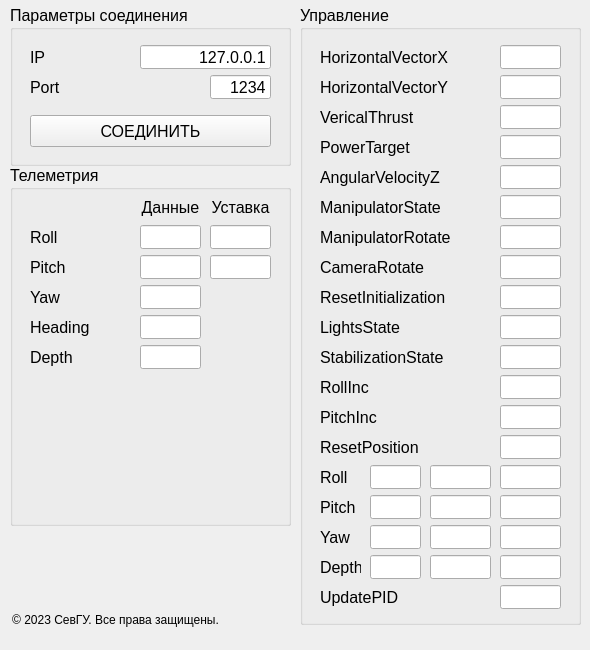
<?xml version="1.0" encoding="UTF-8"?>
<ui version="4.0">
 <class>MainWindow</class>
 <widget class="QMainWindow" name="MainWindow">
  <property name="geometry">
   <rect>
    <x>0</x>
    <y>0</y>
    <width>590</width>
    <height>650</height>
   </rect>
  </property>
  <property name="windowTitle">
   <string>MainWindow</string>
  </property>
  <widget class="QWidget" name="centralwidget">
   <widget class="QGroupBox" name="groupBoxConnection">
    <property name="geometry">
     <rect>
      <x>10</x>
      <y>5</y>
      <width>281</width>
      <height>161</height>
     </rect>
    </property>
    <property name="font">
     <font>
      <pointsize>12</pointsize>
     </font>
    </property>
    <property name="title">
     <string>Параметры соединения</string>
    </property>
    <widget class="QLineEdit" name="edIP">
     <property name="geometry">
      <rect>
       <x>130</x>
       <y>40</y>
       <width>131</width>
       <height>24</height>
      </rect>
     </property>
     <property name="text">
      <string>127.0.0.1</string>
     </property>
     <property name="alignment">
      <set>Qt::AlignRight|Qt::AlignTrailing|Qt::AlignVCenter</set>
     </property>
    </widget>
    <widget class="QLineEdit" name="edPort">
     <property name="geometry">
      <rect>
       <x>200</x>
       <y>70</y>
       <width>61</width>
       <height>24</height>
      </rect>
     </property>
     <property name="layoutDirection">
      <enum>Qt::LeftToRight</enum>
     </property>
     <property name="text">
      <string>1234</string>
     </property>
     <property name="alignment">
      <set>Qt::AlignRight|Qt::AlignTrailing|Qt::AlignVCenter</set>
     </property>
    </widget>
    <widget class="QLabel" name="labelIP">
     <property name="geometry">
      <rect>
       <x>20</x>
       <y>44</y>
       <width>30</width>
       <height>16</height>
      </rect>
     </property>
     <property name="text">
      <string>IP</string>
     </property>
    </widget>
    <widget class="QLabel" name="labelPort">
     <property name="geometry">
      <rect>
       <x>20</x>
       <y>74</y>
       <width>61</width>
       <height>16</height>
      </rect>
     </property>
     <property name="text">
      <string>Port</string>
     </property>
    </widget>
    <widget class="QPushButton" name="pushButtonConnect">
     <property name="geometry">
      <rect>
       <x>20</x>
       <y>110</y>
       <width>241</width>
       <height>32</height>
      </rect>
     </property>
     <property name="text">
      <string>СОЕДИНИТЬ</string>
     </property>
    </widget>
   </widget>
   <widget class="QGroupBox" name="gbControl">
    <property name="geometry">
     <rect>
      <x>300</x>
      <y>5</y>
      <width>281</width>
      <height>620</height>
     </rect>
    </property>
    <property name="font">
     <font>
      <pointsize>12</pointsize>
     </font>
    </property>
    <property name="title">
     <string>Управление</string>
    </property>
    <widget class="QLineEdit" name="edHorizontalVectorX">
     <property name="geometry">
      <rect>
       <x>200</x>
       <y>40</y>
       <width>61</width>
       <height>24</height>
      </rect>
     </property>
     <property name="font">
      <font>
       <pointsize>12</pointsize>
      </font>
     </property>
     <property name="alignment">
      <set>Qt::AlignRight|Qt::AlignTrailing|Qt::AlignVCenter</set>
     </property>
    </widget>
    <widget class="QLabel" name="lbHorizontalVectorX">
     <property name="geometry">
      <rect>
       <x>20</x>
       <y>40</y>
       <width>151</width>
       <height>24</height>
      </rect>
     </property>
     <property name="font">
      <font>
       <pointsize>12</pointsize>
      </font>
     </property>
     <property name="text">
      <string>HorizontalVectorX</string>
     </property>
    </widget>
    <widget class="QLineEdit" name="edHorizontalVectorY">
     <property name="geometry">
      <rect>
       <x>200</x>
       <y>70</y>
       <width>61</width>
       <height>24</height>
      </rect>
     </property>
     <property name="font">
      <font>
       <pointsize>12</pointsize>
      </font>
     </property>
     <property name="alignment">
      <set>Qt::AlignRight|Qt::AlignTrailing|Qt::AlignVCenter</set>
     </property>
    </widget>
    <widget class="QLabel" name="lbHorizontalVectorY">
     <property name="geometry">
      <rect>
       <x>20</x>
       <y>70</y>
       <width>151</width>
       <height>24</height>
      </rect>
     </property>
     <property name="font">
      <font>
       <pointsize>12</pointsize>
      </font>
     </property>
     <property name="text">
      <string>HorizontalVectorY</string>
     </property>
    </widget>
    <widget class="QLabel" name="lbAngularVelocityZ">
     <property name="geometry">
      <rect>
       <x>20</x>
       <y>160</y>
       <width>151</width>
       <height>24</height>
      </rect>
     </property>
     <property name="font">
      <font>
       <pointsize>12</pointsize>
      </font>
     </property>
     <property name="text">
      <string>AngularVelocityZ</string>
     </property>
    </widget>
    <widget class="QLineEdit" name="edAngularVelocityZ">
     <property name="geometry">
      <rect>
       <x>200</x>
       <y>160</y>
       <width>61</width>
       <height>24</height>
      </rect>
     </property>
     <property name="font">
      <font>
       <pointsize>12</pointsize>
      </font>
     </property>
     <property name="alignment">
      <set>Qt::AlignRight|Qt::AlignTrailing|Qt::AlignVCenter</set>
     </property>
    </widget>
    <widget class="QLabel" name="lbVericalThrust">
     <property name="geometry">
      <rect>
       <x>20</x>
       <y>100</y>
       <width>151</width>
       <height>24</height>
      </rect>
     </property>
     <property name="font">
      <font>
       <pointsize>12</pointsize>
      </font>
     </property>
     <property name="text">
      <string>VericalThrust</string>
     </property>
    </widget>
    <widget class="QLineEdit" name="edVericalThrust">
     <property name="geometry">
      <rect>
       <x>200</x>
       <y>100</y>
       <width>61</width>
       <height>24</height>
      </rect>
     </property>
     <property name="font">
      <font>
       <pointsize>12</pointsize>
      </font>
     </property>
     <property name="alignment">
      <set>Qt::AlignRight|Qt::AlignTrailing|Qt::AlignVCenter</set>
     </property>
    </widget>
    <widget class="QLabel" name="lbPowerTarget">
     <property name="geometry">
      <rect>
       <x>20</x>
       <y>130</y>
       <width>151</width>
       <height>24</height>
      </rect>
     </property>
     <property name="font">
      <font>
       <pointsize>12</pointsize>
      </font>
     </property>
     <property name="text">
      <string>PowerTarget</string>
     </property>
    </widget>
    <widget class="QLineEdit" name="edPowerTarget">
     <property name="geometry">
      <rect>
       <x>200</x>
       <y>130</y>
       <width>61</width>
       <height>24</height>
      </rect>
     </property>
     <property name="font">
      <font>
       <pointsize>12</pointsize>
      </font>
     </property>
     <property name="alignment">
      <set>Qt::AlignRight|Qt::AlignTrailing|Qt::AlignVCenter</set>
     </property>
    </widget>
    <widget class="QLabel" name="lbManipulatorState">
     <property name="geometry">
      <rect>
       <x>20</x>
       <y>190</y>
       <width>141</width>
       <height>24</height>
      </rect>
     </property>
     <property name="font">
      <font>
       <pointsize>12</pointsize>
      </font>
     </property>
     <property name="text">
      <string>ManipulatorState</string>
     </property>
    </widget>
    <widget class="QLineEdit" name="edManipulatorState">
     <property name="geometry">
      <rect>
       <x>200</x>
       <y>190</y>
       <width>61</width>
       <height>24</height>
      </rect>
     </property>
     <property name="font">
      <font>
       <pointsize>12</pointsize>
      </font>
     </property>
     <property name="alignment">
      <set>Qt::AlignRight|Qt::AlignTrailing|Qt::AlignVCenter</set>
     </property>
    </widget>
    <widget class="QLabel" name="lbManipulatorRotate">
     <property name="geometry">
      <rect>
       <x>20</x>
       <y>220</y>
       <width>141</width>
       <height>24</height>
      </rect>
     </property>
     <property name="font">
      <font>
       <pointsize>12</pointsize>
      </font>
     </property>
     <property name="text">
      <string>ManipulatorRotate</string>
     </property>
    </widget>
    <widget class="QLineEdit" name="edManipulatorRotate">
     <property name="geometry">
      <rect>
       <x>200</x>
       <y>220</y>
       <width>61</width>
       <height>24</height>
      </rect>
     </property>
     <property name="font">
      <font>
       <pointsize>12</pointsize>
      </font>
     </property>
     <property name="alignment">
      <set>Qt::AlignRight|Qt::AlignTrailing|Qt::AlignVCenter</set>
     </property>
    </widget>
    <widget class="QLabel" name="lbCameraRotate">
     <property name="geometry">
      <rect>
       <x>20</x>
       <y>250</y>
       <width>141</width>
       <height>24</height>
      </rect>
     </property>
     <property name="font">
      <font>
       <pointsize>12</pointsize>
      </font>
     </property>
     <property name="text">
      <string>CameraRotate</string>
     </property>
    </widget>
    <widget class="QLineEdit" name="edCameraRotate">
     <property name="geometry">
      <rect>
       <x>200</x>
       <y>250</y>
       <width>61</width>
       <height>24</height>
      </rect>
     </property>
     <property name="font">
      <font>
       <pointsize>12</pointsize>
      </font>
     </property>
     <property name="alignment">
      <set>Qt::AlignRight|Qt::AlignTrailing|Qt::AlignVCenter</set>
     </property>
    </widget>
    <widget class="QLineEdit" name="edResetInitialization">
     <property name="geometry">
      <rect>
       <x>200</x>
       <y>280</y>
       <width>61</width>
       <height>24</height>
      </rect>
     </property>
     <property name="font">
      <font>
       <pointsize>12</pointsize>
      </font>
     </property>
     <property name="alignment">
      <set>Qt::AlignRight|Qt::AlignTrailing|Qt::AlignVCenter</set>
     </property>
    </widget>
    <widget class="QLabel" name="lbResetInitialization">
     <property name="geometry">
      <rect>
       <x>20</x>
       <y>280</y>
       <width>141</width>
       <height>24</height>
      </rect>
     </property>
     <property name="font">
      <font>
       <pointsize>12</pointsize>
      </font>
     </property>
     <property name="text">
      <string>ResetInitialization</string>
     </property>
    </widget>
    <widget class="QLineEdit" name="edLightsState">
     <property name="geometry">
      <rect>
       <x>200</x>
       <y>310</y>
       <width>61</width>
       <height>24</height>
      </rect>
     </property>
     <property name="font">
      <font>
       <pointsize>12</pointsize>
      </font>
     </property>
     <property name="alignment">
      <set>Qt::AlignRight|Qt::AlignTrailing|Qt::AlignVCenter</set>
     </property>
    </widget>
    <widget class="QLabel" name="lbLightsState">
     <property name="geometry">
      <rect>
       <x>20</x>
       <y>310</y>
       <width>141</width>
       <height>24</height>
      </rect>
     </property>
     <property name="font">
      <font>
       <pointsize>12</pointsize>
      </font>
     </property>
     <property name="text">
      <string>LightsState</string>
     </property>
    </widget>
    <widget class="QLineEdit" name="edStabilizationState">
     <property name="geometry">
      <rect>
       <x>200</x>
       <y>340</y>
       <width>61</width>
       <height>24</height>
      </rect>
     </property>
     <property name="font">
      <font>
       <pointsize>12</pointsize>
      </font>
     </property>
     <property name="alignment">
      <set>Qt::AlignRight|Qt::AlignTrailing|Qt::AlignVCenter</set>
     </property>
    </widget>
    <widget class="QLabel" name="lbStabilizationState">
     <property name="geometry">
      <rect>
       <x>20</x>
       <y>340</y>
       <width>141</width>
       <height>24</height>
      </rect>
     </property>
     <property name="font">
      <font>
       <pointsize>12</pointsize>
      </font>
     </property>
     <property name="text">
      <string>StabilizationState</string>
     </property>
    </widget>
    <widget class="QLineEdit" name="edRollInc">
     <property name="geometry">
      <rect>
       <x>200</x>
       <y>370</y>
       <width>61</width>
       <height>24</height>
      </rect>
     </property>
     <property name="font">
      <font>
       <pointsize>12</pointsize>
      </font>
     </property>
     <property name="alignment">
      <set>Qt::AlignRight|Qt::AlignTrailing|Qt::AlignVCenter</set>
     </property>
    </widget>
    <widget class="QLabel" name="lbRollInc">
     <property name="geometry">
      <rect>
       <x>20</x>
       <y>370</y>
       <width>141</width>
       <height>24</height>
      </rect>
     </property>
     <property name="font">
      <font>
       <pointsize>12</pointsize>
      </font>
     </property>
     <property name="text">
      <string>RollInc</string>
     </property>
    </widget>
    <widget class="QLineEdit" name="edPitchInc">
     <property name="geometry">
      <rect>
       <x>200</x>
       <y>400</y>
       <width>61</width>
       <height>24</height>
      </rect>
     </property>
     <property name="font">
      <font>
       <pointsize>12</pointsize>
      </font>
     </property>
     <property name="alignment">
      <set>Qt::AlignRight|Qt::AlignTrailing|Qt::AlignVCenter</set>
     </property>
    </widget>
    <widget class="QLabel" name="lbPitchInc">
     <property name="geometry">
      <rect>
       <x>20</x>
       <y>400</y>
       <width>141</width>
       <height>24</height>
      </rect>
     </property>
     <property name="font">
      <font>
       <pointsize>12</pointsize>
      </font>
     </property>
     <property name="text">
      <string>PitchInc</string>
     </property>
    </widget>
    <widget class="QLineEdit" name="edResetPosition">
     <property name="geometry">
      <rect>
       <x>200</x>
       <y>430</y>
       <width>61</width>
       <height>24</height>
      </rect>
     </property>
     <property name="font">
      <font>
       <pointsize>12</pointsize>
      </font>
     </property>
     <property name="alignment">
      <set>Qt::AlignRight|Qt::AlignTrailing|Qt::AlignVCenter</set>
     </property>
    </widget>
    <widget class="QLabel" name="lbResetPosition">
     <property name="geometry">
      <rect>
       <x>20</x>
       <y>430</y>
       <width>141</width>
       <height>24</height>
      </rect>
     </property>
     <property name="font">
      <font>
       <pointsize>12</pointsize>
      </font>
     </property>
     <property name="text">
      <string>ResetPosition</string>
     </property>
    </widget>
    <widget class="QLineEdit" name="edRollKp">
     <property name="geometry">
      <rect>
       <x>70</x>
       <y>460</y>
       <width>51</width>
       <height>24</height>
      </rect>
     </property>
     <property name="font">
      <font>
       <pointsize>12</pointsize>
      </font>
     </property>
     <property name="alignment">
      <set>Qt::AlignRight|Qt::AlignTrailing|Qt::AlignVCenter</set>
     </property>
    </widget>
    <widget class="QLineEdit" name="edRollKi">
     <property name="geometry">
      <rect>
       <x>130</x>
       <y>460</y>
       <width>61</width>
       <height>24</height>
      </rect>
     </property>
     <property name="font">
      <font>
       <pointsize>12</pointsize>
      </font>
     </property>
     <property name="alignment">
      <set>Qt::AlignRight|Qt::AlignTrailing|Qt::AlignVCenter</set>
     </property>
    </widget>
    <widget class="QLineEdit" name="edRollKd">
     <property name="geometry">
      <rect>
       <x>200</x>
       <y>460</y>
       <width>61</width>
       <height>24</height>
      </rect>
     </property>
     <property name="font">
      <font>
       <pointsize>12</pointsize>
      </font>
     </property>
     <property name="alignment">
      <set>Qt::AlignRight|Qt::AlignTrailing|Qt::AlignVCenter</set>
     </property>
    </widget>
    <widget class="QLineEdit" name="edPitchKp">
     <property name="geometry">
      <rect>
       <x>70</x>
       <y>490</y>
       <width>51</width>
       <height>24</height>
      </rect>
     </property>
     <property name="font">
      <font>
       <pointsize>12</pointsize>
      </font>
     </property>
     <property name="alignment">
      <set>Qt::AlignRight|Qt::AlignTrailing|Qt::AlignVCenter</set>
     </property>
    </widget>
    <widget class="QLineEdit" name="edPitchKd">
     <property name="geometry">
      <rect>
       <x>200</x>
       <y>490</y>
       <width>61</width>
       <height>24</height>
      </rect>
     </property>
     <property name="font">
      <font>
       <pointsize>12</pointsize>
      </font>
     </property>
     <property name="alignment">
      <set>Qt::AlignRight|Qt::AlignTrailing|Qt::AlignVCenter</set>
     </property>
    </widget>
    <widget class="QLineEdit" name="edPitchKi">
     <property name="geometry">
      <rect>
       <x>130</x>
       <y>490</y>
       <width>61</width>
       <height>24</height>
      </rect>
     </property>
     <property name="font">
      <font>
       <pointsize>12</pointsize>
      </font>
     </property>
     <property name="alignment">
      <set>Qt::AlignRight|Qt::AlignTrailing|Qt::AlignVCenter</set>
     </property>
    </widget>
    <widget class="QLineEdit" name="edYawKp">
     <property name="geometry">
      <rect>
       <x>70</x>
       <y>520</y>
       <width>51</width>
       <height>24</height>
      </rect>
     </property>
     <property name="font">
      <font>
       <pointsize>12</pointsize>
      </font>
     </property>
     <property name="alignment">
      <set>Qt::AlignRight|Qt::AlignTrailing|Qt::AlignVCenter</set>
     </property>
    </widget>
    <widget class="QLineEdit" name="edYawKd">
     <property name="geometry">
      <rect>
       <x>200</x>
       <y>520</y>
       <width>61</width>
       <height>24</height>
      </rect>
     </property>
     <property name="font">
      <font>
       <pointsize>12</pointsize>
      </font>
     </property>
     <property name="alignment">
      <set>Qt::AlignRight|Qt::AlignTrailing|Qt::AlignVCenter</set>
     </property>
    </widget>
    <widget class="QLineEdit" name="edYawKi">
     <property name="geometry">
      <rect>
       <x>130</x>
       <y>520</y>
       <width>61</width>
       <height>24</height>
      </rect>
     </property>
     <property name="font">
      <font>
       <pointsize>12</pointsize>
      </font>
     </property>
     <property name="alignment">
      <set>Qt::AlignRight|Qt::AlignTrailing|Qt::AlignVCenter</set>
     </property>
    </widget>
    <widget class="QLineEdit" name="edDepthKp">
     <property name="geometry">
      <rect>
       <x>70</x>
       <y>550</y>
       <width>51</width>
       <height>24</height>
      </rect>
     </property>
     <property name="font">
      <font>
       <pointsize>12</pointsize>
      </font>
     </property>
     <property name="alignment">
      <set>Qt::AlignRight|Qt::AlignTrailing|Qt::AlignVCenter</set>
     </property>
    </widget>
    <widget class="QLineEdit" name="edDepthKd">
     <property name="geometry">
      <rect>
       <x>200</x>
       <y>550</y>
       <width>61</width>
       <height>24</height>
      </rect>
     </property>
     <property name="font">
      <font>
       <pointsize>12</pointsize>
      </font>
     </property>
     <property name="alignment">
      <set>Qt::AlignRight|Qt::AlignTrailing|Qt::AlignVCenter</set>
     </property>
    </widget>
    <widget class="QLineEdit" name="edDepthKi">
     <property name="geometry">
      <rect>
       <x>130</x>
       <y>550</y>
       <width>61</width>
       <height>24</height>
      </rect>
     </property>
     <property name="font">
      <font>
       <pointsize>12</pointsize>
      </font>
     </property>
     <property name="alignment">
      <set>Qt::AlignRight|Qt::AlignTrailing|Qt::AlignVCenter</set>
     </property>
    </widget>
    <widget class="QLabel" name="lbUpdatePID">
     <property name="geometry">
      <rect>
       <x>20</x>
       <y>580</y>
       <width>141</width>
       <height>24</height>
      </rect>
     </property>
     <property name="font">
      <font>
       <pointsize>12</pointsize>
      </font>
     </property>
     <property name="text">
      <string>UpdatePID</string>
     </property>
    </widget>
    <widget class="QLineEdit" name="edUpdatePID">
     <property name="geometry">
      <rect>
       <x>200</x>
       <y>580</y>
       <width>61</width>
       <height>24</height>
      </rect>
     </property>
     <property name="font">
      <font>
       <pointsize>12</pointsize>
      </font>
     </property>
     <property name="alignment">
      <set>Qt::AlignRight|Qt::AlignTrailing|Qt::AlignVCenter</set>
     </property>
    </widget>
    <widget class="QLabel" name="lbRollPIDController">
     <property name="geometry">
      <rect>
       <x>20</x>
       <y>460</y>
       <width>41</width>
       <height>24</height>
      </rect>
     </property>
     <property name="font">
      <font>
       <pointsize>12</pointsize>
      </font>
     </property>
     <property name="text">
      <string>Roll</string>
     </property>
    </widget>
    <widget class="QLabel" name="lbPitchPIDController">
     <property name="geometry">
      <rect>
       <x>20</x>
       <y>490</y>
       <width>41</width>
       <height>24</height>
      </rect>
     </property>
     <property name="font">
      <font>
       <pointsize>12</pointsize>
      </font>
     </property>
     <property name="text">
      <string>Pitch</string>
     </property>
    </widget>
    <widget class="QLabel" name="lbYawPIDController">
     <property name="geometry">
      <rect>
       <x>20</x>
       <y>520</y>
       <width>41</width>
       <height>24</height>
      </rect>
     </property>
     <property name="font">
      <font>
       <pointsize>12</pointsize>
      </font>
     </property>
     <property name="text">
      <string>Yaw</string>
     </property>
    </widget>
    <widget class="QLabel" name="lbDepthPIDController">
     <property name="geometry">
      <rect>
       <x>20</x>
       <y>550</y>
       <width>41</width>
       <height>24</height>
      </rect>
     </property>
     <property name="font">
      <font>
       <pointsize>12</pointsize>
      </font>
     </property>
     <property name="text">
      <string>Depth</string>
     </property>
    </widget>
   </widget>
   <widget class="QGroupBox" name="gbTelemetry">
    <property name="geometry">
     <rect>
      <x>10</x>
      <y>165</y>
      <width>281</width>
      <height>361</height>
     </rect>
    </property>
    <property name="font">
     <font>
      <pointsize>12</pointsize>
     </font>
    </property>
    <property name="title">
     <string>Телеметрия</string>
    </property>
    <widget class="QLineEdit" name="edRoll">
     <property name="geometry">
      <rect>
       <x>130</x>
       <y>60</y>
       <width>61</width>
       <height>24</height>
      </rect>
     </property>
     <property name="font">
      <font>
       <pointsize>12</pointsize>
      </font>
     </property>
     <property name="alignment">
      <set>Qt::AlignRight|Qt::AlignTrailing|Qt::AlignVCenter</set>
     </property>
    </widget>
    <widget class="QLabel" name="lbRoll">
     <property name="geometry">
      <rect>
       <x>20</x>
       <y>60</y>
       <width>91</width>
       <height>24</height>
      </rect>
     </property>
     <property name="font">
      <font>
       <pointsize>12</pointsize>
      </font>
     </property>
     <property name="text">
      <string>Roll</string>
     </property>
    </widget>
    <widget class="QLineEdit" name="edPitch">
     <property name="geometry">
      <rect>
       <x>130</x>
       <y>90</y>
       <width>61</width>
       <height>24</height>
      </rect>
     </property>
     <property name="font">
      <font>
       <pointsize>12</pointsize>
      </font>
     </property>
     <property name="alignment">
      <set>Qt::AlignRight|Qt::AlignTrailing|Qt::AlignVCenter</set>
     </property>
    </widget>
    <widget class="QLabel" name="lbPitch">
     <property name="geometry">
      <rect>
       <x>20</x>
       <y>90</y>
       <width>91</width>
       <height>24</height>
      </rect>
     </property>
     <property name="font">
      <font>
       <pointsize>12</pointsize>
      </font>
     </property>
     <property name="text">
      <string>Pitch</string>
     </property>
    </widget>
    <widget class="QLabel" name="lbYaw">
     <property name="geometry">
      <rect>
       <x>20</x>
       <y>120</y>
       <width>91</width>
       <height>24</height>
      </rect>
     </property>
     <property name="font">
      <font>
       <pointsize>12</pointsize>
      </font>
     </property>
     <property name="text">
      <string>Yaw</string>
     </property>
    </widget>
    <widget class="QLineEdit" name="edYaw">
     <property name="geometry">
      <rect>
       <x>130</x>
       <y>120</y>
       <width>61</width>
       <height>24</height>
      </rect>
     </property>
     <property name="font">
      <font>
       <pointsize>12</pointsize>
      </font>
     </property>
     <property name="alignment">
      <set>Qt::AlignRight|Qt::AlignTrailing|Qt::AlignVCenter</set>
     </property>
    </widget>
    <widget class="QLabel" name="lbHeading">
     <property name="geometry">
      <rect>
       <x>20</x>
       <y>150</y>
       <width>91</width>
       <height>24</height>
      </rect>
     </property>
     <property name="font">
      <font>
       <pointsize>12</pointsize>
      </font>
     </property>
     <property name="text">
      <string>Heading</string>
     </property>
    </widget>
    <widget class="QLineEdit" name="edHeading">
     <property name="geometry">
      <rect>
       <x>130</x>
       <y>150</y>
       <width>61</width>
       <height>24</height>
      </rect>
     </property>
     <property name="font">
      <font>
       <pointsize>12</pointsize>
      </font>
     </property>
     <property name="alignment">
      <set>Qt::AlignRight|Qt::AlignTrailing|Qt::AlignVCenter</set>
     </property>
    </widget>
    <widget class="QLabel" name="lbDepthAUV">
     <property name="geometry">
      <rect>
       <x>20</x>
       <y>180</y>
       <width>91</width>
       <height>24</height>
      </rect>
     </property>
     <property name="font">
      <font>
       <pointsize>12</pointsize>
      </font>
     </property>
     <property name="text">
      <string>Depth</string>
     </property>
    </widget>
    <widget class="QLineEdit" name="edDepthAUV">
     <property name="geometry">
      <rect>
       <x>130</x>
       <y>180</y>
       <width>61</width>
       <height>24</height>
      </rect>
     </property>
     <property name="font">
      <font>
       <pointsize>12</pointsize>
      </font>
     </property>
     <property name="alignment">
      <set>Qt::AlignRight|Qt::AlignTrailing|Qt::AlignVCenter</set>
     </property>
    </widget>
    <widget class="QLineEdit" name="edRollSetPoint">
     <property name="geometry">
      <rect>
       <x>200</x>
       <y>60</y>
       <width>61</width>
       <height>24</height>
      </rect>
     </property>
     <property name="font">
      <font>
       <pointsize>12</pointsize>
      </font>
     </property>
     <property name="alignment">
      <set>Qt::AlignRight|Qt::AlignTrailing|Qt::AlignVCenter</set>
     </property>
    </widget>
    <widget class="QLineEdit" name="edPitchSetPoint">
     <property name="geometry">
      <rect>
       <x>200</x>
       <y>90</y>
       <width>61</width>
       <height>24</height>
      </rect>
     </property>
     <property name="font">
      <font>
       <pointsize>12</pointsize>
      </font>
     </property>
     <property name="alignment">
      <set>Qt::AlignRight|Qt::AlignTrailing|Qt::AlignVCenter</set>
     </property>
    </widget>
    <widget class="QLabel" name="lbSevrovLogo">
     <property name="geometry">
      <rect>
       <x>50</x>
       <y>220</y>
       <width>190</width>
       <height>118</height>
      </rect>
     </property>
     <property name="text">
      <string/>
     </property>
     <property name="pixmap">
      <pixmap resource="../SevROVControl/resource.qrc">:/logo/img/sevrov.png</pixmap>
     </property>
     <property name="scaledContents">
      <bool>true</bool>
     </property>
    </widget>
    <widget class="QLabel" name="lbReadings">
     <property name="geometry">
      <rect>
       <x>125</x>
       <y>30</y>
       <width>71</width>
       <height>24</height>
      </rect>
     </property>
     <property name="font">
      <font>
       <pointsize>12</pointsize>
      </font>
     </property>
     <property name="text">
      <string>Данные</string>
     </property>
     <property name="alignment">
      <set>Qt::AlignCenter</set>
     </property>
    </widget>
    <widget class="QLabel" name="lbSetpoints">
     <property name="geometry">
      <rect>
       <x>195</x>
       <y>30</y>
       <width>71</width>
       <height>24</height>
      </rect>
     </property>
     <property name="font">
      <font>
       <pointsize>12</pointsize>
      </font>
     </property>
     <property name="text">
      <string>Уставка</string>
     </property>
     <property name="alignment">
      <set>Qt::AlignCenter</set>
     </property>
    </widget>
   </widget>
   <widget class="QLabel" name="lbCopyright">
    <property name="geometry">
     <rect>
      <x>10</x>
      <y>610</y>
      <width>211</width>
      <height>20</height>
     </rect>
    </property>
    <property name="text">
     <string>© 2023 СевГУ. Все права защищены.</string>
    </property>
    <property name="alignment">
     <set>Qt::AlignCenter</set>
    </property>
   </widget>
   <widget class="QLabel" name="lbSevSULogo">
    <property name="geometry">
     <rect>
      <x>20</x>
      <y>540</y>
      <width>200</width>
      <height>61</height>
     </rect>
    </property>
    <property name="text">
     <string/>
    </property>
    <property name="pixmap">
     <pixmap resource="../SevROVControl/resource.qrc">:/logo/img/sevsu.png</pixmap>
    </property>
    <property name="scaledContents">
     <bool>true</bool>
    </property>
   </widget>
  </widget>
 </widget>
 <resources/>
 <connections/>
</ui>
